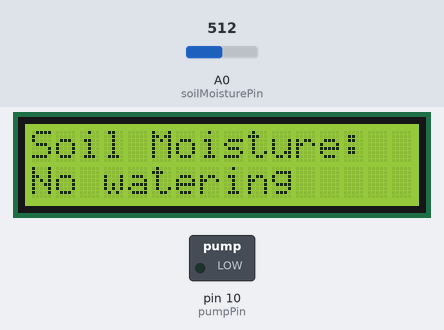
A sketch run on a simulated Arduino Uno, built with avr-gcc and run on an emulated ATmega328P. Parts: 16×2 character LCD, switched loads named in the sketch (green lamp = pin HIGH). The inputs (shaded band) are chosen by the test bench; at power-on: A0 (soilMoisturePin) = 512. What the sketch prints to the serial monitor is not drawn.

Above: at 1.2 s.
1.3 s: A0 (soilMoisturePin) set to 491
At 3.3 s:
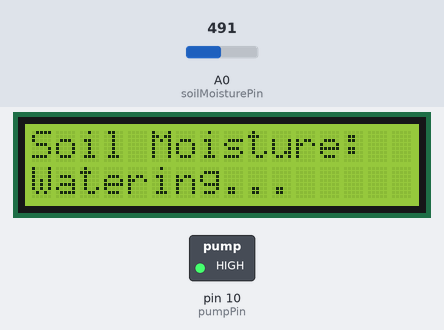
3.6 s: A0 (soilMoisturePin) set to 510
At 5.2 s:
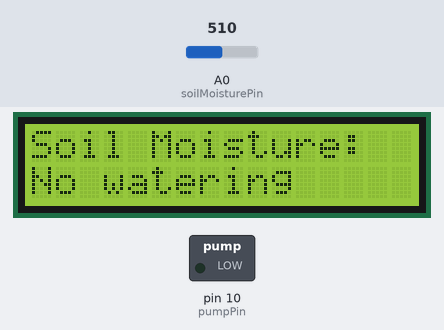
5.7 s: A0 (soilMoisturePin) set to 490
At 7.0 s:
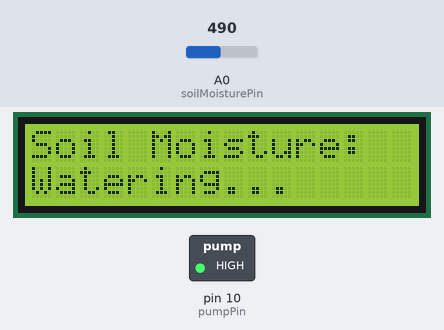
Timing chart, 0 to 8.7 s (numbered marks = the images above; inputs shaded):
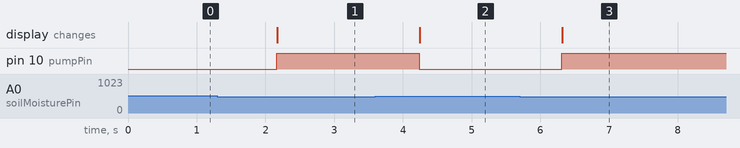

Measured:
- the behaviour switches between 500 and 499 on A0 (soilMoisturePin) (found by bisection; images 0 and 1)
- after the input at 1.3 s, pin 10 (pumpPin): LOW → HIGH after 0.86 s; the display: changes after 0.87 s (image 1)
- after the input at 3.6 s, pin 10 (pumpPin): HIGH → LOW after 0.63 s; the display: changes after 0.65 s (image 2)
- after the input at 5.7 s, pin 10 (pumpPin): LOW → HIGH after 0.61 s; the display: changes after 0.62 s (image 3)

The sketch:

Smart_Irrigation.ino
```cpp
#include <Wire.h>
#include <LiquidCrystal_I2C.h>

LiquidCrystal_I2C lcd(0x27, 16, 2); // Set the LCD address to 0x27 for a 16 chars and 2 line display
int soilMoisturePin = A0;           // Analog pin for soil moisture sensor
int pumpPin = 10;                    // Pin to control water pump
int moistureThreshold = 500;         // Adjust threshold as per your requirement

void setup() {
  lcd.init();        // Initialize the LCD
  lcd.backlight();   // Turn on backlight
  pinMode(pumpPin, OUTPUT); // Set pump pin as output
  Serial.begin(9600); // Initialize serial communication
}

void loop() {
  int soilMoisture = analogRead(soilMoisturePin); // Read soil moisture value

  lcd.clear();                 // Clear display
  lcd.setCursor(0, 0);         // Set cursor to (0, 0)
  lcd.print("Soil Moisture:"); // Print message
  lcd.setCursor(0, 1);         // Set cursor to (0, 1)
  lcd.print(soilMoisture);     // Print soil moisture value
  lcd.print("     ");          // Clear remaining space

  if (soilMoisture < moistureThreshold) {
    digitalWrite(pumpPin, HIGH); // Turn on pump if soil moisture is below threshold
    Serial.println("Watering the plants..."); // Print message to serial monitor
    lcd.setCursor(0, 1);        // Set cursor to (0, 1)
    lcd.print("Watering...");   // Print message on LCD
  } else {
    digitalWrite(pumpPin, LOW);  // Turn off pump if soil moisture is above threshold
    Serial.println("Soil moisture is sufficient."); // Print message to serial monitor
    lcd.setCursor(0, 1);        // Set cursor to (0, 1)
    lcd.print("No watering");   // Print message on LCD
  }

  delay(1000); // Delay to avoid rapid readings
}
```
